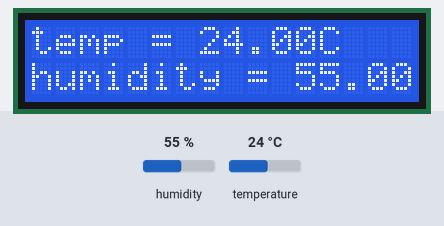
Bench run of a sketch on a simulated Arduino Uno, built with avr-gcc and run on an emulated ATmega328P. Shown: 16×2 character LCD. The inputs (shaded band) are chosen by the test bench; at power-on: humidity 55 %, temperature 24 °C. What the sketch prints to the serial monitor is not drawn.

Above: at 2.2 s.
2.3 s: humidity set to 22 %
At 5.8 s:
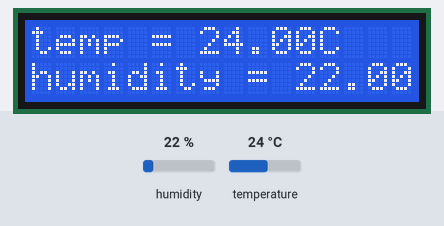
6.2 s: temperature set to 12 °C
At 9.0 s:
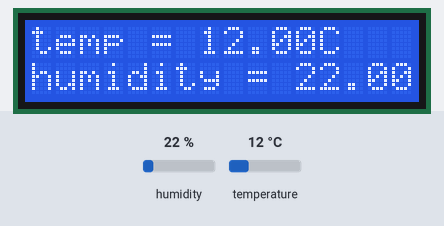
10.1 s: humidity set to 40 %
At 14.3 s:
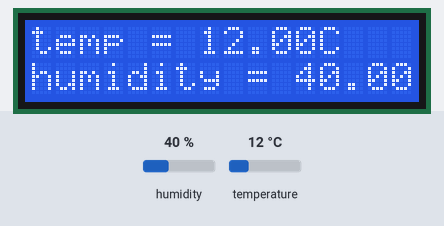
15.4 s: temperature set to 19 °C
At 17.5 s:
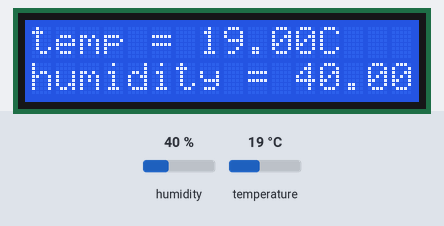
Timing chart, 0 to 19.0 s (numbered marks = the images above; inputs shaded):
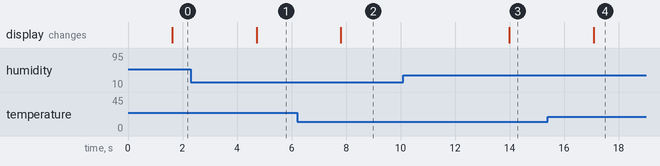

The sketch:

i2c_lcd.ino
```cpp
#include <DHT.h>
#include <DHT_U.h>

#include<Wire.h>
#include<LiquidCrystal_I2C.h>

#define Type DHT11
int sensePin = 6;


DHT obj(sensePin, Type);
float temp;
float humidity;
int setupTime = 500;

LiquidCrystal_I2C lcd(0x27, 2, 1, 0, 4, 5, 6, 7, 3, POSITIVE);

void setup() {
  lcd.begin(16, 2);
  lcd.clear();
  lcd.setCursor(0, 0);
  obj.begin();
  delay(setupTime);
  Serial.begin(115200);
}

void loop() {
  humidity = obj.readHumidity();
  temp = obj.readTemperature();
  Serial.print("temp = ");
  Serial.print(temp);
  Serial.print(" humidity = ");
  Serial.println(humidity);
  delay(2*setupTime);
  lcd.clear();
  lcd.setCursor(0, 0);
  lcd.print("temp = ");
  lcd.print(temp);
  lcd.print("C");

  lcd.setCursor(0, 1);
  lcd.print("humidity = ");
  lcd.print(humidity);
  lcd.print("%");


  delay(setupTime);
}
```

Measured:
- after the input at 2.3 s, the display: changes after 2.4 s (image 1)
- after the input at 6.2 s, the display: changes after 1.6 s (image 2)
- after the input at 10.1 s, the display: changes after 3.9 s (image 3)
- after the input at 15.4 s, the display: changes after 1.7 s (image 4)
